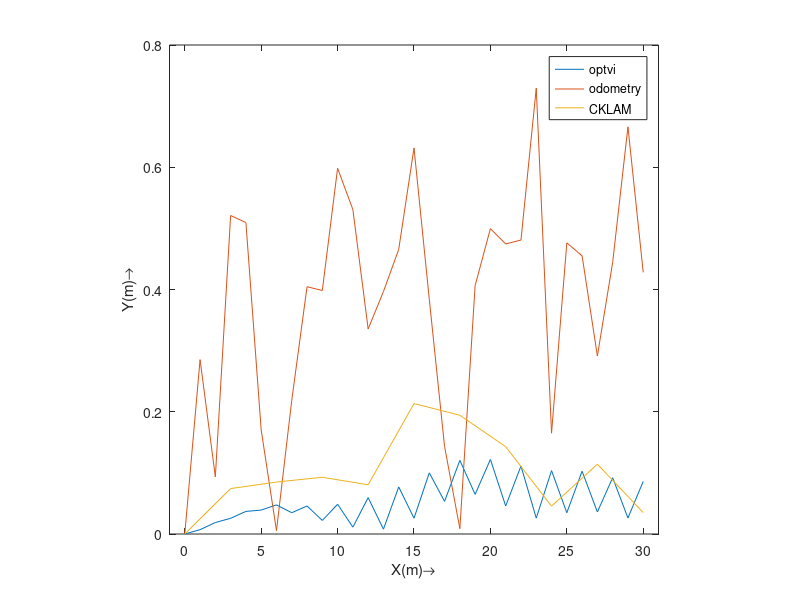

Recreate this plot in MATLAB.
clc
close all

vertices_ground_truth = zeros(7, 31);
vertices_ground_truth(5, :) = 0:30;

vertices_optvi = load('SYN31/vertices_optvi.txt');

plot(vertices_ground_truth(5, :), sqrt(sum((vertices_ground_truth(5:7, :)...
     - vertices_optvi(5:7, :)).^2)));
axis square;
xlim([-1, 31]);
% ylim([-1, 31]);
% zlim([-1, 31]);
xlabel('X(m)\rightarrow')
ylabel('Y(m)\rightarrow')
hold on

vertices_odometry = load('SYN31/vertices_raw_odometry.txt');
plot(vertices_ground_truth(5, :), sqrt(sum((vertices_ground_truth(5:7, :)...
     - vertices_odometry(5:7, :)).^2)));
  
keyframe_positions = 1:3:31;

vertices_cklam = load('SYN31/vertices_cklam.txt');
plot(vertices_ground_truth(5, keyframe_positions),...
     sqrt(sum((vertices_ground_truth(5:7, keyframe_positions)...
     - vertices_cklam(5:7, :)).^2)));
 
% vertices_rcklam = load('SYN31/vertices_rcklam.txt');
% plot(vertices_ground_truth(5, keyframe_positions),...
%      sqrt(sum((vertices_ground_truth(5:7, keyframe_positions)...
%      - vertices_rcklam(5:7, :)).^2)));
 
% legend('optvi', 'odometry', 'CKLAM', 'rcklam');
legend('optvi', 'odometry', 'CKLAM');